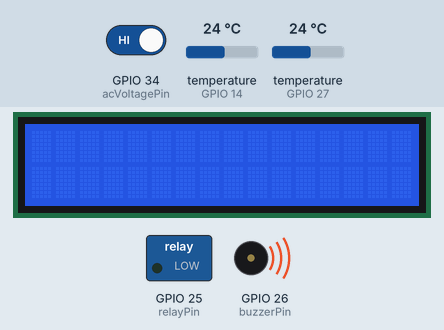
The sketch below on a simulated ESP32. Parts: 16×2 character LCD, switched loads named in the sketch (green lamp = pin HIGH), buzzer (waves = sounding, pin HIGH). The test bench sets the inputs (shaded band); at power-on: temperature (sensors on GPIO 14, GPIO 27) 24 °C, GPIO 34 (acVoltagePin) HIGH.

Above: at 1.2 s.
1.3 s: temperature (sensor on GPIO 14) set to 4.5 °C
At 5.3 s:
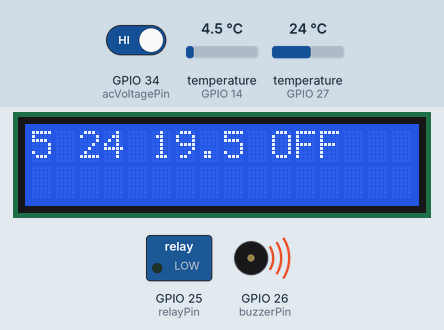
5.6 s: temperature (sensor on GPIO 14) set to 3.8 °C
At 7.9 s:
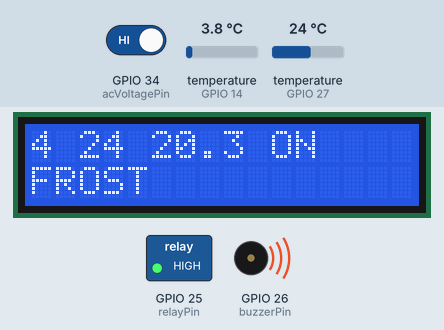
8.2 s: GPIO 34 (acVoltagePin) driven LOW
At 10.4 s:
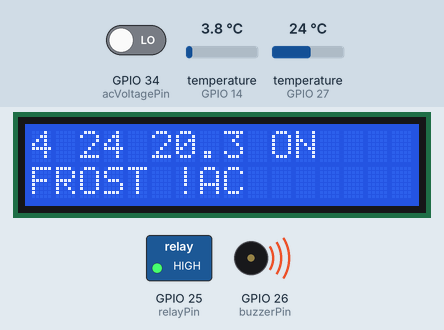
10.7 s: temperature (sensor on GPIO 14) set to 4.2 °C
At 13.0 s:
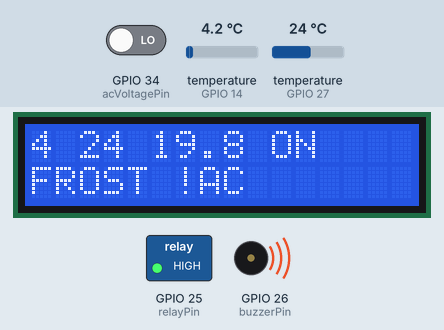
13.3 s: temperature (sensor on GPIO 14) set to 4.7 °C
At 15.5 s:
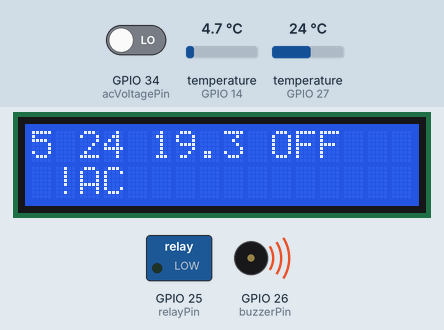
15.8 s: temperature (sensor on GPIO 27) set to 12 °C
At 18.0 s:
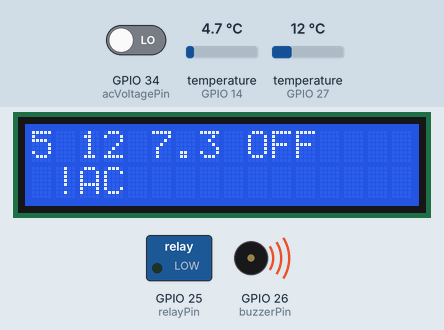
Timing chart, 0 to 19.4 s (numbered marks = the images above; inputs shaded):
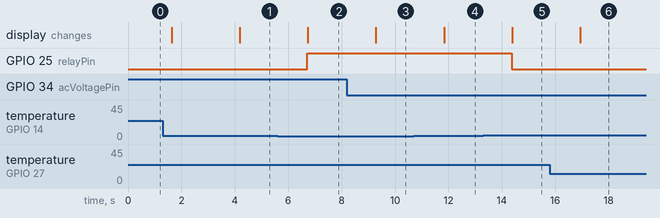

The sketch:

sketch_dec8a.ino
```cpp
#include <LiquidCrystal_I2C.h>
#include <SD.h>
#include <FS.h>
#include <SPI.h>
#include <OneWire.h>
#include <DallasTemperature.h>


const float pumpStartTemp = 58.0;
const float pumpStopTemp = 52.0;
const float frostProtStartTemp = 4.0;
const float frostProtStopTemp = 4.5;
const float overHeatAlarmTemp = 70.0;
const float noAcAlarmTempThreshold = 45.0;
const int alarmDurationInSec = 180;

const int relayPin = 25;
const int buzzerPin = 26;
const int acVoltagePin = 34;

// set the LCD number of columns and rows
int lcdColumns = 16;
int lcdRows = 2;

// set LCD address, number of columns and rows
// if you don't know your display address, run an I2C scanner sketch
LiquidCrystal_I2C lcd(0x3F, lcdColumns, lcdRows);

// GPIO where the DS18B20 is connected to
const int oneWireBusSensor1 = 14;
const int oneWireBusSensor2 = 27;

// Setup a oneWire instance to communicate with any OneWire devices
OneWire oneWireSensor1(oneWireBusSensor1);
OneWire oneWireSensor2(oneWireBusSensor2);

// Pass our oneWire reference to Dallas Temperature sensor
DallasTemperature sensor1(&oneWireSensor1);
DallasTemperature sensor2(&oneWireSensor2);

int ctr = 0;
bool pumpRunning = false;
bool frostProtectionON = false;
bool overHeatAlarmOn = false;
bool noAcAlarmOn = false;
int alarmStartCtr = 0;

void setup(){
  Serial.begin(115200);
  // initialize LCD
  lcd.init();
  // turn on LCD backlight
  lcd.backlight();
  // cardInit();
  // appendFile(SD, "/log.txt", "\n\nStart\n\n");

  //Temp sensors
  sensor1.begin();
  sensor2.begin();

  //pins
  pinMode(relayPin, OUTPUT);
  pinMode(buzzerPin, OUTPUT);
  pinMode(acVoltagePin, INPUT);
  digitalWrite(buzzerPin, HIGH);
  digitalWrite(relayPin, LOW);
}

void loop(){
  //time integration
  //uint32_t currTime = getTimeSinceStart();

  //get temps
  sensor1.requestTemperatures();
  float temp = sensor1.getTempCByIndex(0);
  sensor2.requestTemperatures();
  float temp2 = sensor2.getTempCByIndex(0);
  //START pump
  if (temp >= pumpStartTemp && !pumpRunning) {
    startPump();
  }
  //STOP pump
  if (temp <= pumpStopTemp && pumpRunning) {
    stopPump();
  }

  String alarms = "";

  //freeze protection below 4C START
  if ((temp <= frostProtStartTemp || temp2 <= frostProtStartTemp) && !frostProtectionON) {
    digitalWrite(relayPin, HIGH);
    frostProtectionON = true;
  }

   //freeze protection below 4C STOP
  if ((temp >= frostProtStopTemp && temp2 >= frostProtStopTemp) && frostProtectionON) {
    digitalWrite(relayPin, LOW);
    frostProtectionON = false;
  }

  if (frostProtectionON) {
    alarms = alarms + "FROST";
  }

  //Overheat alarm over 70C
  if (temp >= overHeatAlarmTemp && !overHeatAlarmOn) {
    overHeatAlarmOn = true;
    startBuzzer();
    alarmStartCtr = ctr;
  }
  if (temp < overHeatAlarmTemp - 2.0 && overHeatAlarmOn) {
    overHeatAlarmOn = false;
  }
  if (overHeatAlarmOn) {
    alarms = alarms + "OVERHEAT";
  }

  //Check no AC voltage and heater running
  if (digitalRead(acVoltagePin) == LOW && !noAcAlarmOn && temp >= noAcAlarmTempThreshold) {
    noAcAlarmOn = true;
    if (isBuzzerOff()) { //beep only when heater is running
      startBuzzer();
      alarmStartCtr = ctr;
    }
  }

  if (digitalRead(acVoltagePin) == HIGH && noAcAlarmOn) {
    noAcAlarmOn = false;
  }
  if (temp < noAcAlarmTempThreshold - 1.0 && noAcAlarmOn) { //if temp drop below the threshold just stop beeping
    noAcAlarmOn = false;
  }

  if (digitalRead(acVoltagePin) == LOW) {
    alarms = alarms + " !AC";
  }

  // stop buzzer after 3 min
  if (ctr - alarmStartCtr > alarmDurationInSec && isBuzzerOn()) {
    stopBuzzer();
  }
  if (!(overHeatAlarmOn || noAcAlarmOn) && isBuzzerOn()) {
    stopBuzzer();
  }

  //update display
  bool pumpOn = digitalRead(relayPin) == HIGH;
  printCurrentTemps(temp, temp2, alarms, pumpOn);

  delay(1000);
  ctr++;
}

void startPump() {
  digitalWrite(relayPin, HIGH);
  pumpRunning = true;
}

void stopPump() {
  digitalWrite(relayPin, LOW);
  pumpRunning = false;
}

bool isBuzzerOff() {
  return digitalRead(buzzerPin) == HIGH;
}

bool isBuzzerOn() {
  return digitalRead(buzzerPin) == LOW;
}

void startBuzzer() {
  digitalWrite(buzzerPin, LOW);
}

void stopBuzzer() {
  digitalWrite(buzzerPin, HIGH);
}

void printCurrentTemps(float temp1, float temp2, String alarms, bool pumpOn) {
  lcd.clear();
    // set cursor to first column, first row
  lcd.setCursor(0, 0);
  // print message
  String str1 = String(temp1, 0);
  String str2 = String(temp2, 0);
  String diff = String(abs(temp1 - temp2), 1);
  String pumpOnStr = pumpOn ? "ON" : "OFF";
  lcd.print(str1 + " " + str2 + " " + diff + " " + pumpOnStr);
  // set cursor to first column, second row
  lcd.setCursor(0,1);
  lcd.print(alarms);
}


/*

void logTemps(float temp1, float temp2) {
  String str1 = String(temp1, 1);
  String str2 = String(temp2, 1);
  String s = str1 + ", " + str2 + "\n";
  appendFile(SD, "/log.txt", s.c_str());
}

void readFile(fs::FS &fs, const char * path){
  Serial.printf("Reading file: %s\n", path);

  File file = fs.open(path);
  if(!file){
    Serial.println("Failed to open file for reading");
    return;
  }

  Serial.print("Read from file: ");
  while(file.available()){
    Serial.write(file.read());
  }
  file.close();
}

void writeFile(fs::FS &fs, const char * path, const char * message){
  Serial.printf("Writing file: %s\n", path);

  File file = fs.open(path, FILE_WRITE);
  if(!file){
    Serial.println("Failed to open file for writing");
    return;
  }
  if(file.print(message)){
    Serial.println("File written");
  } else {
    Serial.println("Write failed");
  }
  file.close();
}

void appendFile(fs::FS &fs, const char * path, const char * message){
  Serial.printf("Appending to file: %s\n", path);

  File file = fs.open(path, FILE_APPEND);
  if(!file){
    Serial.println("Failed to open file for appending");
    return;
  }
  if(file.print(message)){
      Serial.println("Message appended");
  } else {
    Serial.println("Append failed");
  }
  file.close();
}

void cardInit() {
  if(!SD.begin(5)){
    Serial.println("Card Mount Failed");
    return;
  }
  uint8_t cardType = SD.cardType();

  if(cardType == CARD_NONE){
    Serial.println("No SD card attached");
    return;
  }

  Serial.print("SD Card Type: ");
  if(cardType == CARD_MMC){
    Serial.println("MMC");
  } else if(cardType == CARD_SD){
    Serial.println("SDSC");
  } else if(cardType == CARD_SDHC){
    Serial.println("SDHC");
  } else {
    Serial.println("UNKNOWN");
  }

  uint64_t cardSize = SD.cardSize() / (1024 * 1024);
  Serial.printf("SD Card Size: %lluMB\n", cardSize);
}
*/
```

Measured:
- the behaviour switches between 4.1 and 4 °C on temperature (sensor on GPIO 14) (found by bisection; images 1 and 2)
- the behaviour switches between 4.4 and 4.5 °C on temperature (sensor on GPIO 14) (found by bisection; images 4 and 5)
- after the input at 1.3 s, the display: first differs from a run without the input after 2.9 s (image 1)
- after the input at 5.6 s, GPIO 25 (relayPin): LOW → HIGH after 1.1 s; the display: changes after 1.1 s (image 2)
- after the input at 8.2 s, the display: changes after 1.1 s (image 3)
- after the input at 10.7 s, the display: changes after 1.1 s (image 4)
- after the input at 13.3 s, GPIO 25 (relayPin): HIGH → LOW after 1.1 s; the display: changes after 1.1 s (image 5)
- after the input at 15.8 s, the display: changes after 1.1 s (image 6)
